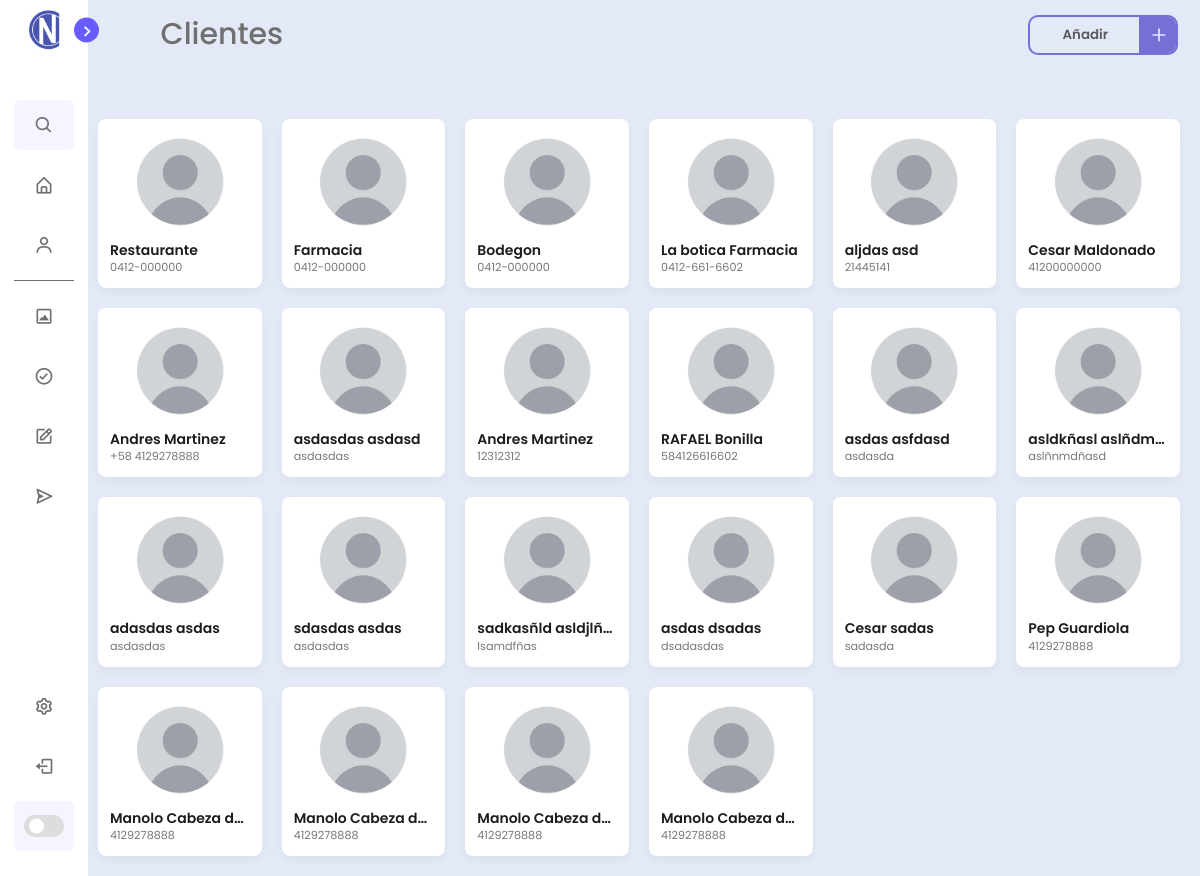
Page /Clients (signed in) on the committed database.
### tables this page shows
CREATE TABLE clientProject (

projectClientId INTEGER PRIMARY KEY AUTOINCREMENT,

projectClientName TEXT,

projectClientNumber INTEGER
);

### new.py (the view)
@app.route("/Clients")
def clients():
    clients=try_clients()
    return  clients

### library/DB.py (called while the page is built)
def get_clients():
    conn = sqlite3.connect('library/database.db')
    cursor = conn.cursor()
    cursor.execute("SELECT projectClientName,ProjectClientNumber FROM clientProject")
    filas = cursor.fetchall()
    return filas

### library/URLs.py (called while the page is built)
def try_clients():
    if g.user:
        cliente=get_clients()
        return render_template("clients.html",user=g.user,cliente=cliente)
    flash("Debe de iniciar sesión primero.")
    return render_template("index.html")

### new.py (called while the page is built)
@app.before_request
def before_request():
    if "username" in session:
        g.user = session["username"]
    else:
        g.user = None

### templates/clients.html (shortened to what this page needs)
<!DOCTYPE html>
<html lang="en">
<head>
    <link rel="stylesheet" href="../static/css/clients.css">
    <link rel="stylesheet" href="../static/css/scrollbar.css">
    <link rel="stylesheet" href="https://cdnjs.cloudflare.com/ajax/libs/font-awesome/6.4.2/css/all.min.css">
    <link href='https://unpkg.com/boxicons@2.1.1/css/boxicons.min.css' rel='stylesheet'>
</head>
<body>
    <nav class="sidebar close">
        <header>
            <div class="image-text">
                <span class="image">
                    <img src="../static/img/icon.ico" alt="iconcopy">
                </span>
            </div>
            <i class='bx bx-chevron-right toggle'></i>
        </header>
        <div class="menu-bar">
            <div class="menu">
                <li class="search-box">
                    <i class='bx bx-search icon'></i>
                </li>
                <ul class="menu-links" id="home">
                    <li class="nav-link">
                        <a href="{{ url_for('home') }}">
                            <i class='bx bx-home-alt icon'></i>
                        </a>
                    </li>
                    <li class="nav-link" id="client">
                        <a href="{{ url_for('clients') }}">
                            <i class='bx bx-user icon'></i>
                        </a>
                    </li>
                </ul>
                <hr class="separator">
                <ul class="menu-links">
                    <li class="nav-link" id="diseño">
                        <a href="#">
                            <i class='bx bx-image-alt icon'></i>
                        </a>
                    </li>
                    <li class="nav-link" id="aprobacion">
                        <a href="#">
                            <i class='bx bx-check-circle icon'></i>
                        </a>
                    </li>
                    <li class="nav-link" id="elaboracion">
                        <a href="#">
                            <i class='bx bx-edit icon'></i>
                        </a>
                    </li>
                    <li class="nav-link" id="entrega">
                        <a href="#">
                            <i class='bx bx-send icon'></i>
                        </a>
                    </li>
                </ul>
            </div>
            <div class="bottom-content">
                <li class="">
                    <a href="{{ url_for('settings') }}">
                        <i class='bx bx-cog icon'></i>
                    </a>
                <li class="">
                    <a href="{{ url_for('logout') }}">
                        <i class='bx bx-log-out icon'></i>
                    </a>
                </li>
                <li class="mode">
                    <div class="toggle-switch">
                        <span class="switch"></span>
                    </div>
                </li>
            </div>
        </div>
    </nav>
    <section class="home">
        <div class="home-header">
            <div class="text">Clientes</div>
            <button class="add-btn" type="button" id="openModal">
                <span class="button__text">Añadir</span>
                <span class="button__icon">
                    <svg class="svg" fill="none" height="24" stroke="currentColor" stroke-linecap="round"
                        stroke-linejoin="round" stroke-width="2" viewBox="0 0 24 24" width="24"
                        xmlns="http://www.w3.org/2000/svg">
                        <line x1="12" x2="12" y1="5" y2="19"></line>
                        <line x1="5" x2="19" y1="12" y2="12"></line>
                    </svg>
                </span>
            </button>
        </div>
        <div class="card-list-client">
            {% for item in cliente %}
            <a href="{{ url_for('client', client=item[0] )}}" style="text-decoration: none;" class="client-link">
                <div class="card-client">
                    <img src="../static/img/user-default.png" alt="User Image">
                    <p class="default-client-name">{{item[0]}}</p>
                    <p class="client-company">{{item[1]}}</p>
                </div>
            </a>
            {% endfor %}
    </section>
  </body>
</html>

### rows in the picture
clientProject: projectClientName "Restaurante", projectClientNumber "0412-000000"
clientProject: projectClientName "Farmacia", projectClientNumber "0412-000000"
clientProject: projectClientName "Bodegon", projectClientNumber "0412-000000"
clientProject: projectClientName "La botica Farmacia", projectClientNumber "0412-661-6602"
clientProject: projectClientName "aljdas asd", projectClientNumber "21445141"
clientProject: projectClientName "Cesar Maldonado", projectClientNumber "41200000000"
clientProject: projectClientName "Andres Martinez", projectClientNumber "+58 4129278888"
clientProject: projectClientName "asdasdas asdasd", projectClientNumber "asdasdas"
clientProject: projectClientName "Andres Martinez", projectClientNumber "12312312"
clientProject: projectClientName "RAFAEL Bonilla", projectClientNumber "584126616602"
clientProject: projectClientName "asdas asfdasd", projectClientNumber "asdasda"
clientProject: projectClientName "asldkñasl aslñdm…", projectClientNumber "aslñnmdñasd"
clientProject: projectClientName "adasdas asdas", projectClientNumber "asdasdas"
clientProject: projectClientName "sdasdas asdas", projectClientNumber "asdasdas"
clientProject: projectClientName "sadkasñld asldjlñ…", projectClientNumber "lsamdfñas"
clientProject: projectClientName "asdas dsadas", projectClientNumber "dsadasdas"
clientProject: projectClientName "Cesar sadas", projectClientNumber "sadasda"
clientProject: projectClientName "Pep Guardiola", projectClientNumber "4129278888"
clientProject: projectClientName "Manolo Cabeza d…", projectClientNumber "4129278888"
clientProject: projectClientName "Manolo Cabeza d…", projectClientNumber "4129278888"
clientProject: projectClientName "Manolo Cabeza d…", projectClientNumber "4129278888"
clientProject: projectClientName "Manolo Cabeza d…", projectClientNumber "4129278888"
